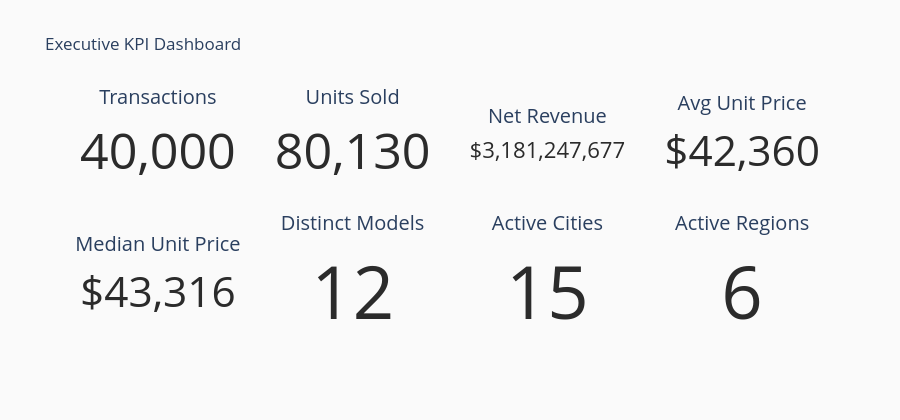

This figure's notebook cell:
### Markdown cell above
## Phase 6 – Business KPIs

The dashboard uses USD because transaction prices are explicitly stored as `unit_price_usd`; converting to INR without a dated exchange-rate field would invent information.

### Code cell
total_transactions = sales_analysis["sale_id"].nunique()
total_units = sales_analysis["quantity"].sum()
total_revenue = sales_analysis["net_revenue_usd"].sum()
average_unit_price = sales_analysis["unit_price_usd"].mean()
median_unit_price = sales_analysis["unit_price_usd"].median()
distinct_models = sales_analysis["model_id"].nunique()
active_cities = sales_analysis["city"].nunique()
active_regions = sales_analysis["region_name"].nunique()
average_monthly_units = monthly["units_sold"].mean()

best_selling_model = model_performance.loc[model_performance["units_sold"].idxmax(), "model_name"]
highest_revenue_model = model_performance.loc[model_performance["net_revenue_usd"].idxmax(), "model_name"]
best_city = sales_analysis.groupby("city")["net_revenue_usd"].sum().idxmax()
best_region = regional.loc[regional["net_revenue_usd"].idxmax(), "region_name"]
preferred_fuel = sales_analysis.groupby("fuel_type")["quantity"].sum().idxmax()
preferred_payment = sales_analysis.groupby("payment_method")["quantity"].sum().idxmax()

kpi_specs = [
    ("Transactions", total_transactions, ",d"),
    ("Units Sold", total_units, ",d"),
    ("Net Revenue", total_revenue, "$,.0f"),
    ("Avg Unit Price", average_unit_price, "$,.0f"),
    ("Median Unit Price", median_unit_price, "$,.0f"),
    ("Distinct Models", distinct_models, ",d"),
    ("Active Cities", active_cities, ",d"),
    ("Active Regions", active_regions, ",d"),
]

fig = go.Figure()
for index, (title, value, value_format) in enumerate(kpi_specs):
    row, column = divmod(index, 4)
    fig.add_trace(
        go.Indicator(
            mode="number",
            value=value,
            number={"valueformat": value_format, "font": {"color": CHARCOAL}},
            title={"text": title},
            domain={"row": row, "column": column},
        )
    )
fig.update_layout(
    grid={"rows": 2, "columns": 4, "pattern": "independent"},
    height=420,
    title="Executive KPI Dashboard",
    paper_bgcolor="#FAFAFA",
)
fig.show()

### Figure 1 — Plotly figure (JSON) as saved in the notebook; plotly's stock layout.template omitted (floating-point values rounded to 4 significant figures)
{"data": [{"domain": {"column": 0, "row": 0}, "mode": "number", "number": {"font": {"color": "#2B2B2B"}, "valueformat": ",d"}, "title": {"text": "Transactions"}, "type": "indicator", "value": 40000}, {"domain": {"column": 1, "row": 0}, "mode": "number", "number": {"font": {"color": "#2B2B2B"}, "valueformat": ",d"}, "title": {"text": "Units Sold"}, "type": "indicator", "value": 80130}, {"domain": {"column": 2, "row": 0}, "mode": "number", "number": {"font": {"color": "#2B2B2B"}, "valueformat": "$,.0f"}, "title": {"text": "Net Revenue"}, "type": "indicator", "value": 3181000000.0}, {"domain": {"column": 3, "row": 0}, "mode": "number", "number": {"font": {"color": "#2B2B2B"}, "valueformat": "$,.0f"}, "title": {"text": "Avg Unit Price"}, "type": "indicator", "value": 42360.0}, {"domain": {"column": 0, "row": 1}, "mode": "number", "number": {"font": {"color": "#2B2B2B"}, "valueformat": "$,.0f"}, "title": {"text": "Median Unit Price"}, "type": "indicator", "value": 43320.0}, {"domain": {"column": 1, "row": 1}, "mode": "number", "number": {"font": {"color": "#2B2B2B"}, "valueformat": ",d"}, "title": {"text": "Distinct Models"}, "type": "indicator", "value": 12}, {"domain": {"column": 2, "row": 1}, "mode": "number", "number": {"font": {"color": "#2B2B2B"}, "valueformat": ",d"}, "title": {"text": "Active Cities"}, "type": "indicator", "value": 15}, {"domain": {"column": 3, "row": 1}, "mode": "number", "number": {"font": {"color": "#2B2B2B"}, "valueformat": ",d"}, "title": {"text": "Active Regions"}, "type": "indicator", "value": 6}], "layout": {"grid": {"columns": 4, "pattern": "independent", "rows": 2}, "height": 420, "paper_bgcolor": "#FAFAFA", "title": {"text": "Executive KPI Dashboard"}}}
